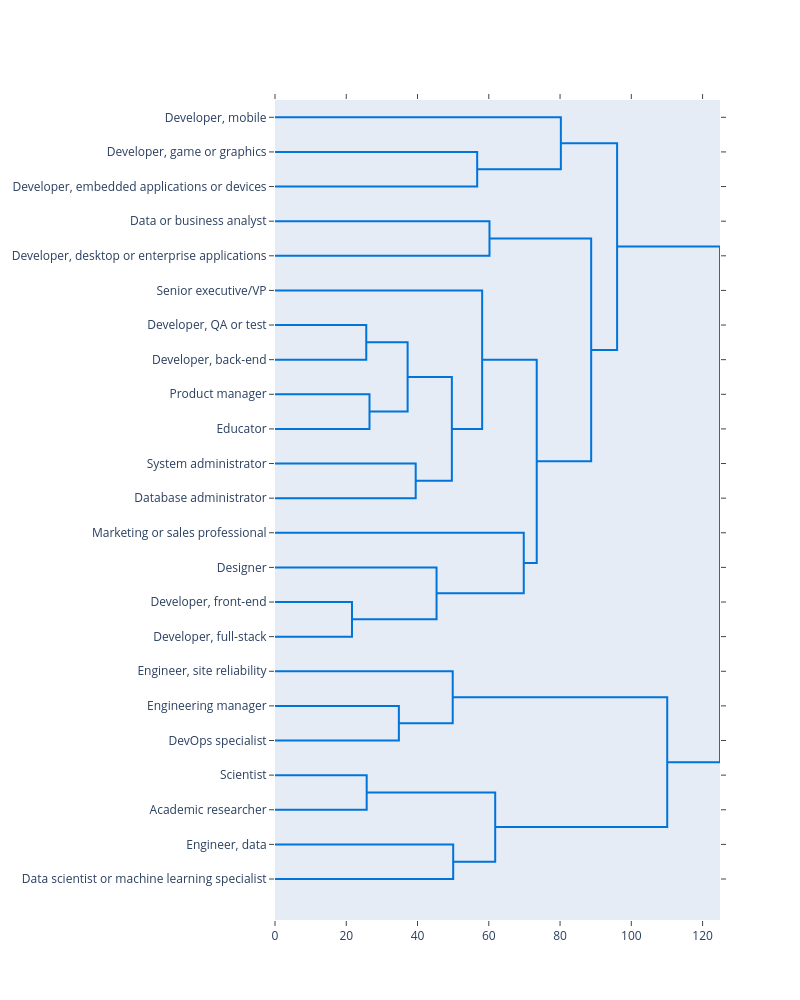

Notebook code cell kept with this figure:
### Code cell
fig= ff.create_dendrogram(skills,orientation='left',labels=skills.index,color_threshold=0.5)
fig.update_layout(width=800,height=1000)
fig.show()

### Figure 1 — Plotly figure (JSON) as saved in the notebook; plotly's stock layout.template omitted (floating-point values rounded to 4 significant figures)
{"data": [{"hoverinfo": "text", "marker": {"color": "rgb(0,116,217)"}, "mode": "lines", "type": "scatter", "x": [0, 56.74, 56.74, 0], "xaxis": "x", "y": [-15, -15, -25, -25], "yaxis": "y"}, {"hoverinfo": "text", "marker": {"color": "rgb(0,116,217)"}, "mode": "lines", "type": "scatter", "x": [0, 80.23, 80.23, 56.74], "xaxis": "x", "y": [-5, -5, -20, -20], "yaxis": "y"}, {"hoverinfo": "text", "marker": {"color": "rgb(0,116,217)"}, "mode": "lines", "type": "scatter", "x": [0, 60.19, 60.19, 0], "xaxis": "x", "y": [-35, -35, -45, -45], "yaxis": "y"}, {"hoverinfo": "text", "marker": {"color": "rgb(0,116,217)"}, "mode": "lines", "type": "scatter", "x": [0, 25.61, 25.61, 0], "xaxis": "x", "y": [-65, -65, -75, -75], "yaxis": "y"}, {"hoverinfo": "text", "marker": {"color": "rgb(0,116,217)"}, "mode": "lines", "type": "scatter", "x": [0, 26.52, 26.52, 0], "xaxis": "x", "y": [-85, -85, -95, -95], "yaxis": "y"}, {"hoverinfo": "text", "marker": {"color": "rgb(0,116,217)"}, "mode": "lines", "type": "scatter", "x": [25.61, 37.22, 37.22, 26.52], "xaxis": "x", "y": [-70, -70, -90, -90], "yaxis": "y"}, {"hoverinfo": "text", "marker": {"color": "rgb(0,116,217)"}, "mode": "lines", "type": "scatter", "x": [0, 39.49, 39.49, 0], "xaxis": "x", "y": [-105, -105, -115, -115], "yaxis": "y"}, {"hoverinfo": "text", "marker": {"color": "rgb(0,116,217)"}, "mode": "lines", "type": "scatter", "x": [37.22, 49.63, 49.63, 39.49], "xaxis": "x", "y": [-80, -80, -110, -110], "yaxis": "y"}, {"hoverinfo": "text", "marker": {"color": "rgb(0,116,217)"}, "mode": "lines", "type": "scatter", "x": [0, 58.14, 58.14, 49.63], "xaxis": "x", "y": [-55, -55, -95, -95], "yaxis": "y"}, {"hoverinfo": "text", "marker": {"color": "rgb(0,116,217)"}, "mode": "lines", "type": "scatter", "x": [0, 21.61, 21.61, 0], "xaxis": "x", "y": [-145, -145, -155, -155], "yaxis": "y"}, {"hoverinfo": "text", "marker": {"color": "rgb(0,116,217)"}, "mode": "lines", "type": "scatter", "x": [0, 45.34, 45.34, 21.61], "xaxis": "x", "y": [-135, -135, -150, -150], "yaxis": "y"}, {"hoverinfo": "text", "marker": {"color": "rgb(0,116,217)"}, "mode": "lines", "type": "scatter", "x": [0, 69.81, 69.81, 45.34], "xaxis": "x", "y": [-125, -125, -142.5, -142.5], "yaxis": "y"}, {"hoverinfo": "text", "marker": {"color": "rgb(0,116,217)"}, "mode": "lines", "type": "scatter", "x": [58.14, 73.45, 73.45, 69.81], "xaxis": "x", "y": [-75, -75, -133.8, -133.8], "yaxis": "y"}, {"hoverinfo": "text", "marker": {"color": "rgb(0,116,217)"}, "mode": "lines", "type": "scatter", "x": [60.19, 88.73, 88.73, 73.45], "xaxis": "x", "y": [-40, -40, -104.4, -104.4], "yaxis": "y"}, {"hoverinfo": "text", "marker": {"color": "rgb(0,116,217)"}, "mode": "lines", "type": "scatter", "x": [80.23, 96.01, 96.01, 88.73], "xaxis": "x", "y": [-12.5, -12.5, -72.19, -72.19], "yaxis": "y"}, {"hoverinfo": "text", "marker": {"color": "rgb(0,116,217)"}, "mode": "lines", "type": "scatter", "x": [0, 34.76, 34.76, 0], "xaxis": "x", "y": [-175, -175, -185, -185], "yaxis": "y"}, {"hoverinfo": "text", "marker": {"color": "rgb(0,116,217)"}, "mode": "lines", "type": "scatter", "x": [0, 49.88, 49.88, 34.76], "xaxis": "x", "y": [-165, -165, -180, -180], "yaxis": "y"}, {"hoverinfo": "text", "marker": {"color": "rgb(0,116,217)"}, "mode": "lines", "type": "scatter", "x": [0, 25.73, 25.73, 0], "xaxis": "x", "y": [-195, -195, -205, -205], "yaxis": "y"}, {"hoverinfo": "text", "marker": {"color": "rgb(0,116,217)"}, "mode": "lines", "type": "scatter", "x": [0, 50.01, 50.01, 0], "xaxis": "x", "y": [-215, -215, -225, -225], "yaxis": "y"}, {"hoverinfo": "text", "marker": {"color": "rgb(0,116,217)"}, "mode": "lines", "type": "scatter", "x": [25.73, 61.8, 61.8, 50.01], "xaxis": "x", "y": [-200, -200, -220, -220], "yaxis": "y"}, {"hoverinfo": "text", "marker": {"color": "rgb(0,116,217)"}, "mode": "lines", "type": "scatter", "x": [49.88, 110.1, 110.1, 61.8], "xaxis": "x", "y": [-172.5, -172.5, -210, -210], "yaxis": "y"}, {"hoverinfo": "text", "marker": {"color": "rgb(0,116,217)"}, "mode": "lines", "type": "scatter", "x": [96.01, 124.9, 124.9, 110.1], "xaxis": "x", "y": [-42.34, -42.34, -191.2, -191.2], "yaxis": "y"}], "layout": {"autosize": false, "height": 1000, "hovermode": "closest", "showlegend": false, "width": 800, "xaxis": {"mirror": "allticks", "rangemode": "tozero", "showgrid": false, "showline": true, "showticklabels": true, "ticks": "outside", "type": "linear", "zeroline": false}, "yaxis": {"mirror": "allticks", "rangemode": "tozero", "showgrid": false, "showline": true, "showticklabels": true, "tickmode": "array", "ticks": "outside", "ticktext": ["Developer, mobile", "Developer, game or graphics", "Developer, embedded applications or devices", "Data or business analyst", "Developer, desktop or enterprise applications", "Senior executive/VP", "Developer, QA or test", "Developer, back-end", "Product manager", "Educator", "System administrator", "Database administrator", "Marketing or sales professional", "Designer", "Developer, front-end", "Developer, full-stack", "Engineer, site reliability", "Engineering manager", "DevOps specialist", "Scientist", "Academic researcher", "Engineer, data", "Data scientist or machine learning specialist"], "tickvals": [-5, -15, -25, -35, -45, -55, -65, -75, -85, -95, -105, -115, -125, -135, -145, -155, -165, -175, -185, -195, -205, -215, -225], "type": "linear", "zeroline": false}}}
